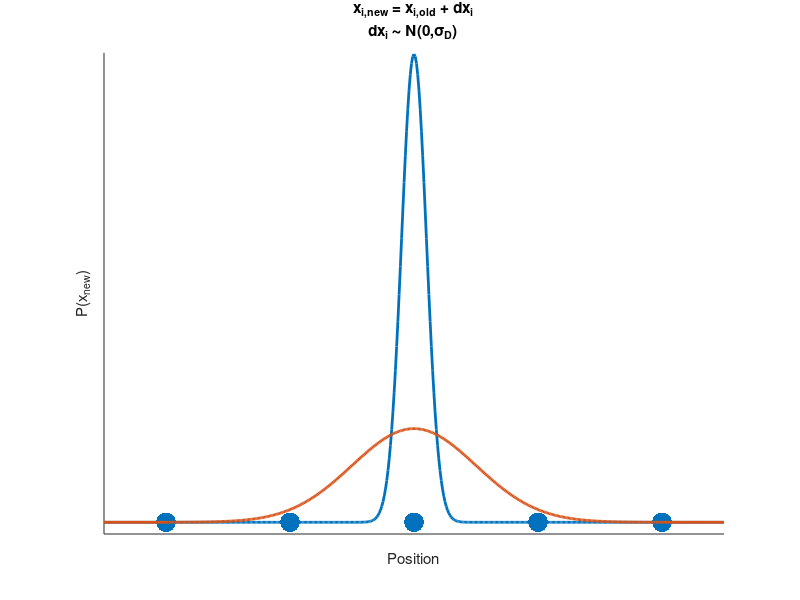

This chart was generated by the following MATLAB code: (Note: this script raises an error after producing the figure.)
%% Plot for use as figure describing how moving cells / randomized lattice works
x_cells = [-2 -1 0 1 2];
y_cells = [0 0 0 0 0];

% 
x = [-2.5 -2:.01:2 2.5];
norm1 = normpdf(x,0, 0.1);
norm2 = normpdf(x,0, 0.5);

h=figure;
hold on
scatter(x_cells, y_cells, 200, 'filled');
p1 = plot( x, norm1, 'LineWidth', 2 );
p2 = plot( x, norm2, 'LineWidth', 2 );
xlabel('Position', 'Interpreter', 'none');
ylabel('P(x_{new})', 'Interpreter', 'tex');
%plot( x, norm3 );
set(gca, 'XTick', [], 'YTick', []);
title({'x_{i,new} = x_{i,old} + dx_i', 'dx_i \sim N(0,\sigma_D)'}, 'Interpreter', 'tex');
xlim([-2.5 2.5]);
ylim([-0.1 4]);
%legend(p1, '\sigma_D = 0.1');
%legend(p2, '\sigma_D = 0.5');
legend([p1, p2], sprintfc('\\sigma_D = %.1f', [0.1 0.5]));
set(gca, 'FontSize', 24);

qsave = 1;
save_path_fig = 'H:\My Documents\Multicellular automaton\paper_2_draft\figures\originals\Fig6-extensions';
fname_str = 'moving_cells_sigma_D_distribution_add_text';
fname = fullfile(save_path_fig, fname_str);
save_figure(h, 10, 8, fname, '.pdf', qsave);

%% Failed attempt
sigma_D_all = [0.001 0.003 0.005 0.01 0.03 0.05 0.1 0.5];
dimensions = 2*[2.205 2.204]; %width, height
x1 = [74.775 80.255];
x2 = [80.282 80.255];
x3 = [77.529 75.532];

dx12 = sqrt(sum((x1-x2).^2));
dx13 = sqrt(sum((x1-x3).^2));
a0 = 2*mean([dx12 dx13]);

sigma_D_pixels = sigma_D_all.*a0;
circle_widths = mean(dimensions) + sigma_D_pixels*2;

circle_width = circle_widths(end);
new_pos = [75.05 79.153];
new_pos_center = new_pos + dimensions/2;
circle_pos = new_pos_center - circle_width/2;
